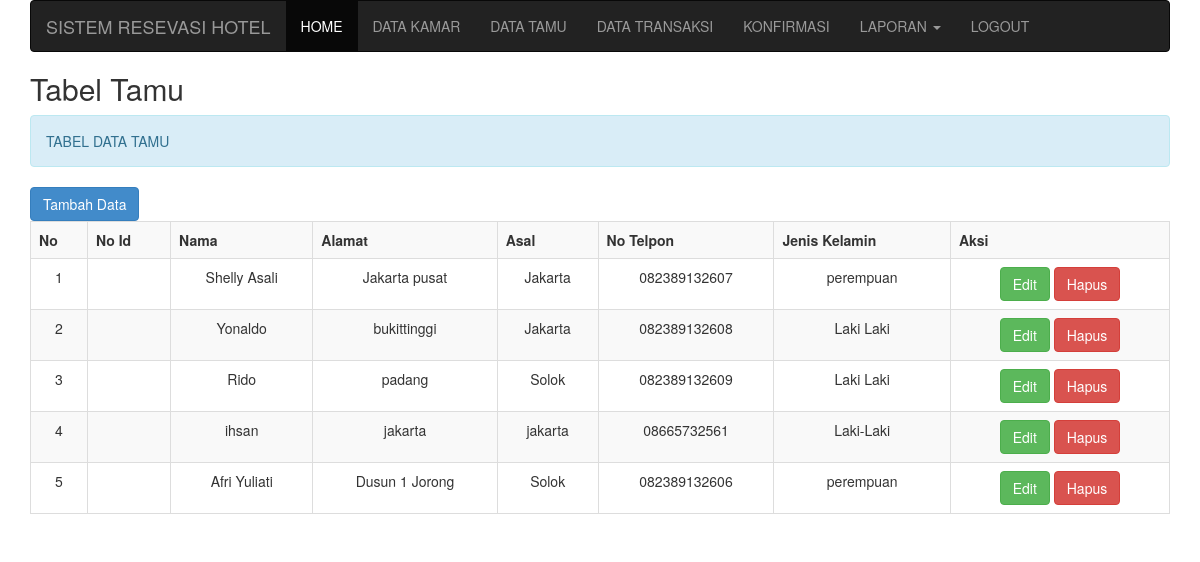
Screenshot of /admin/index.php?module=tabeltamu (signed in) with the database file from the repository.
### tables this page shows
CREATE TABLE `tamu` (
  `id_pelanggan` char(15) NOT NULL,
  `Nama` varchar(100) DEFAULT NULL,
  `Alamat` char(15) DEFAULT NULL,
  `Asal` varchar(100) DEFAULT NULL,
  `NoTlp` char(15) DEFAULT NULL,
  `jk` varchar(10) NOT NULL
);

### admin/tabeltamu.php (the view)
<h2>Tabel Tamu</h2>
<div class="alert alert-info">TABEL DATA TAMU</div>
<A href="index.php?module=inputtamu" class="btn btn-primary">Tambah Data</a>
<table width="100%" border="1" class="table table-bordered table-striped">
<tr>
<th>No</th>
<th>No Id</th>
<th>Nama</th>
<th>Alamat</th>
<th>Asal</th>
<th>No Telpon</th>
<th>Jenis Kelamin</th>
<th>Aksi</th>
</tr>
<?php
include "koneksi.php";
$sql = mysqli_query($con,"select * from tamu");
$no=1;
while($row=mysqli_fetch_array($sql)){
?>
<tr>
<td align="center"><?php echo $no; ?></td>
<td align="center"><?php echo $row['No_Id'] ?> </td>
<td align="center"><?php echo $row['Nama'] ?> </td>
<td align="center"><?php echo $row['Alamat'] ?> </td>
<td align="center"><?php echo $row['Asal'] ?> </td>
<td align="center"><?php echo $row['NoTlp'] ?> </td>
<td align="center"><?php echo $row['jk'] ?> </td>
<td align="center">
<a href="index.php?module=edittamu&No_Id=<?php echo $row['No_Id'];?> "class="btn btn-success">Edit</a>
<a href="index.php?module=hapustamu&No_Id=<?php echo $row['No_Id'];?>"class="btn btn-danger">Hapus</a>
</td>
</tr>
<?php
$no++;
}
?>
</table>

### rows the page displays
tamu: Nama "Shelly Asali", Alamat "Jakarta pusat", Asal "Jakarta", NoTlp "082389132607", jk "perempuan"
tamu: Nama "Yonaldo", Alamat "bukittinggi", Asal "Jakarta", NoTlp "082389132608", jk "Laki Laki"
tamu: Nama "Rido", Alamat "padang", Asal "Solok", NoTlp "082389132609", jk "Laki Laki"
tamu: Nama "ihsan", Alamat "jakarta", Asal "jakarta", NoTlp "08665732561", jk "Laki-Laki"
tamu: Nama "Afri Yuliati", Alamat "Dusun 1 Jorong", Asal "Solok", NoTlp "082389132606", jk "perempuan"
